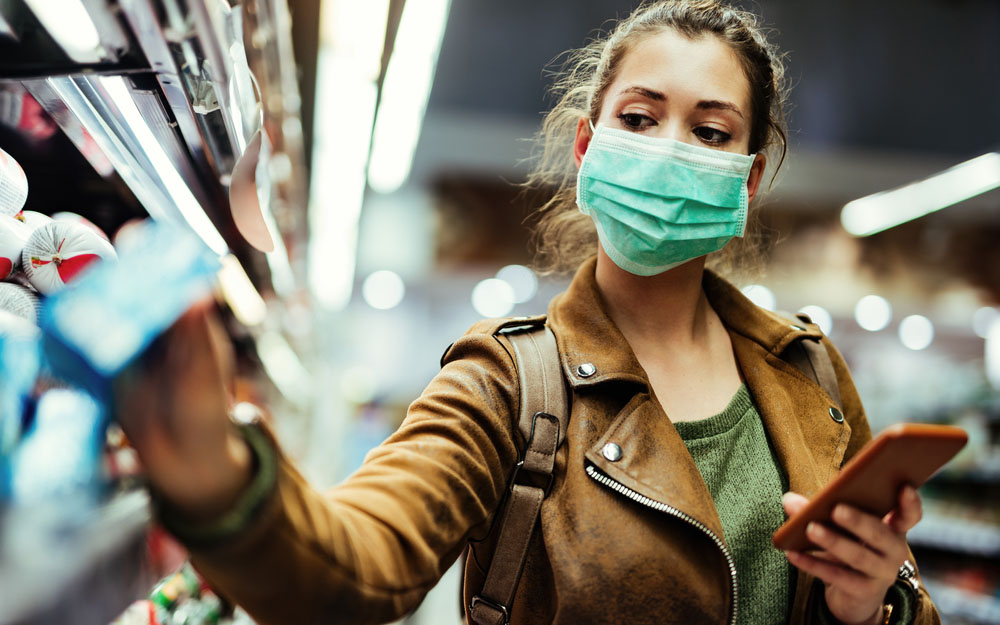
#> input picture Opencv/blend_1.jpg, 1000 x 625 px, given in place of the camera
$ jupyter execute --allow-errors pdnn.ipynb   (text cells are left out)
#> lines starting #> are read from the running program, lines starting #| are printed output that depends on the picture
#> further down, frame is the input picture: shape (625, 1000, 3); mean B, G, R 108.1, 123.1, 128.5
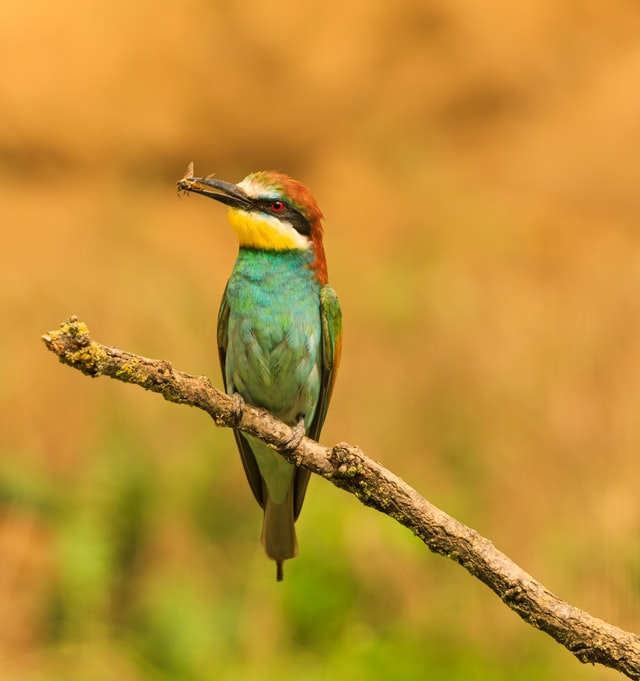
#> input picture Opencv/bird.jpg, 640 x 681 px
#> further down, img is the input picture: shape (681, 640, 3); mean B, G, R 50.7, 144.7, 193.4
[cell 1]
import numpy as np
import cv2

[cell 2]
def face_dete(image):
    img = image.copy()
    mod = cv2.dnn.readNetFromCaffe('./models/deploy.prototxt.txt','./models/res10_300x300_ssd_iter_140000_fp16.caffemodel')
    blob = cv2.dnn.blobFromImage(img,1,(300,300),(104,177,123),swapRB=True)
    mod.setInput(blob)

    detection = mod.forward()
    h,w = img.shape[:2]

    for i in range(0,detection.shape[2]):
        confidence = detection[0,0,i,2]
        if confidence > 0.5:
            box = detection[0,0,i,3:7]*np.array([w,h,w,h])
            box = box.astype('int')
            pt1 = (box[0],box[1])
            pt2 = (box[2],box[3])
            cv2.rectangle(img,pt1,pt2,(0,255,0),1)
            text ="score is : {:.0f}".format(confidence*100)

            cv2.putText(img,text,pt1,cv2.FONT_HERSHEY_COMPLEX,1,(255,250,0),2)
    return img

[cell 3]
cap = cv2.VideoCapture(0)
#> (the rest of this cell did not finish here and is left out)

[cell 4]
def display(name,img):
    cv2.imshow(name,img)
    cv2.waitKey(0)
    cv2.destroyAllWindows()

[cell 5]
def rotate(image,angle,scale):
#> called with angle = 45, scale = 1
    center = (image.shape[1]//2,image.shape[0]//2)
#> center = (320, 340)
    M = cv2.getRotationMatrix2D(center,angle,scale)
    rotated = cv2.warpAffine(image,M,(image.shape[1],image.shape[0]))
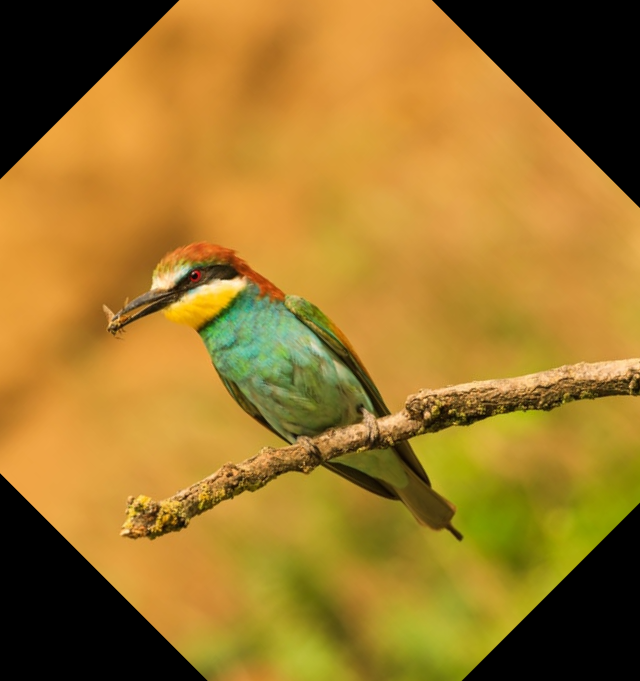
#> rotated: shape (681, 640, 3); mean B, G, R 41.3, 118.7, 157.6
    display("new",rotated)

[cell 6]
img = cv2.imread('bird.jpg')

[cell 7]
rotate(img,45,1)

[cell 8]
resize = cv2.resize(img,(300,300),interpolation = cv2.INTER_AREA)
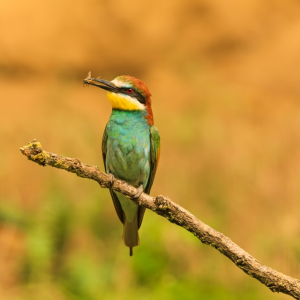
#> resize: shape (300, 300, 3); mean B, G, R 50.7, 144.7, 193.4
display("image",resize)
